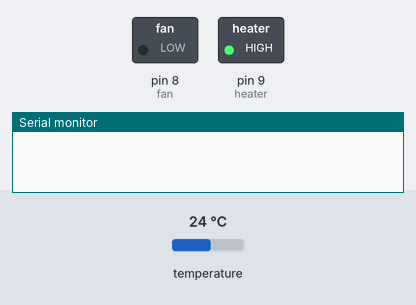
Simulated run of this sketch. Board: Arduino Uno, built with avr-gcc and run on an emulated ATmega328P. Parts: switched loads named in the sketch (green lamp = pin HIGH), the last lines printed to the serial monitor. The test bench sets the inputs (shaded band); at power-on: temperature 24 °C.

Above: at 0.1 s.
At 0.9 s:
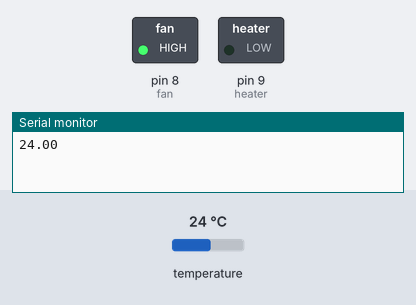
Timing chart, 0 to 2.4 s (numbered marks = the images above):
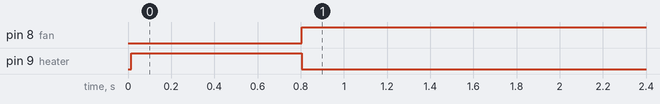

Measured:
- by itself, pin 8 (fan): LOW → HIGH at 0.80 s
- by itself, pin 9 (heater): HIGH → LOW at 0.80 s

The sketch:

final_furnace.ino
```cpp
#include <OneWire.h>
#include <DallasTemperature.h>
/********************************************************************/
// Data wire is plugged into pin 2 on the Arduino
#define ONE_WIRE_BUS 10
// Setup a oneWire instance to communicate with any OneWire devices
// (not just Maxim/Dallas temperature ICs)
OneWire oneWire(ONE_WIRE_BUS);
/********************************************************************/
// Pass our oneWire reference to Dallas Temperature.
DallasTemperature sensors(&oneWire);
/********************************************************************/
double sensed_output, control_signal;
double setpoint;
double Kp; //proportional gain
double Ki; //integral gain
double Kd; //derivative gain
int T; //sample time in milliseconds
unsigned long last_time;
double total_error, last_error;
int max_control;
int min_control;
int heater = 9;
int fan=8;

int pwm=2;

int val;
int cel;


void setup() {
  //Serial.println("Dallas Temperature IC Control Library Demo");
 // Start up the library
 sensors.begin();
T = 500;
Kd=0;
Ki = 0.5;
Kp=5;

setpoint = 40;

Serial.begin (9600) ;
pinMode (heater, OUTPUT) ; // set pin as output for relay
digitalWrite (heater, HIGH) ;
pinMode(fan, OUTPUT);


}

void loop() {

  // call sensors.requestTemperatures() to issue a global temperature
 // request to all devices on the bus
/********************************************************************/
 sensors.requestTemperatures(); // Send the command to get temperature readings
/********************************************************************/

sensed_output=sensors.getTempCByIndex(0);
 //Serial.print("Temperature is: ");
 Serial.println(sensors.getTempCByIndex(0));
 //Serial.print("       "); // Why "byIndex"?


sensed_output = sensors.getTempCByIndex(0);
PID_Control ();
/*Serial.println ("control_signal:");
Serial.print (control_signal);*/
//Serial.print ("sensed_output: ");
//Serial.println (sensed_output) ;
if (control_signal > 0.5) {
digitalWrite (heater, LOW );// turn relay 1 ON
   digitalWrite(fan, HIGH);

}
else if (control_signal < -0.5 ){
digitalWrite (heater, HIGH) ;// turn relay 1 ON
digitalWrite(fan, LOW);

}
delay (100) ;
}

void PID_Control() {
unsigned long current_time = millis () ; //returns the number of milliseconds passed since the Arduino started running the program
int delta_time = current_time - last_time; //delta time interval
if (delta_time >= T){
double error = setpoint - sensed_output;

total_error += error; //accuma lates the error - integral term
if (total_error >= max_control) total_error = max_control;
else if (total_error <= min_control) total_error = min_control;
double delta_error = error - last_error; //difference of error for derivative term
control_signal = Kp*error + (Ki*T) *total_error + (Kd/T) *delta_error; //PID control compute
last_error= error;
last_time = current_time;
}}
```
